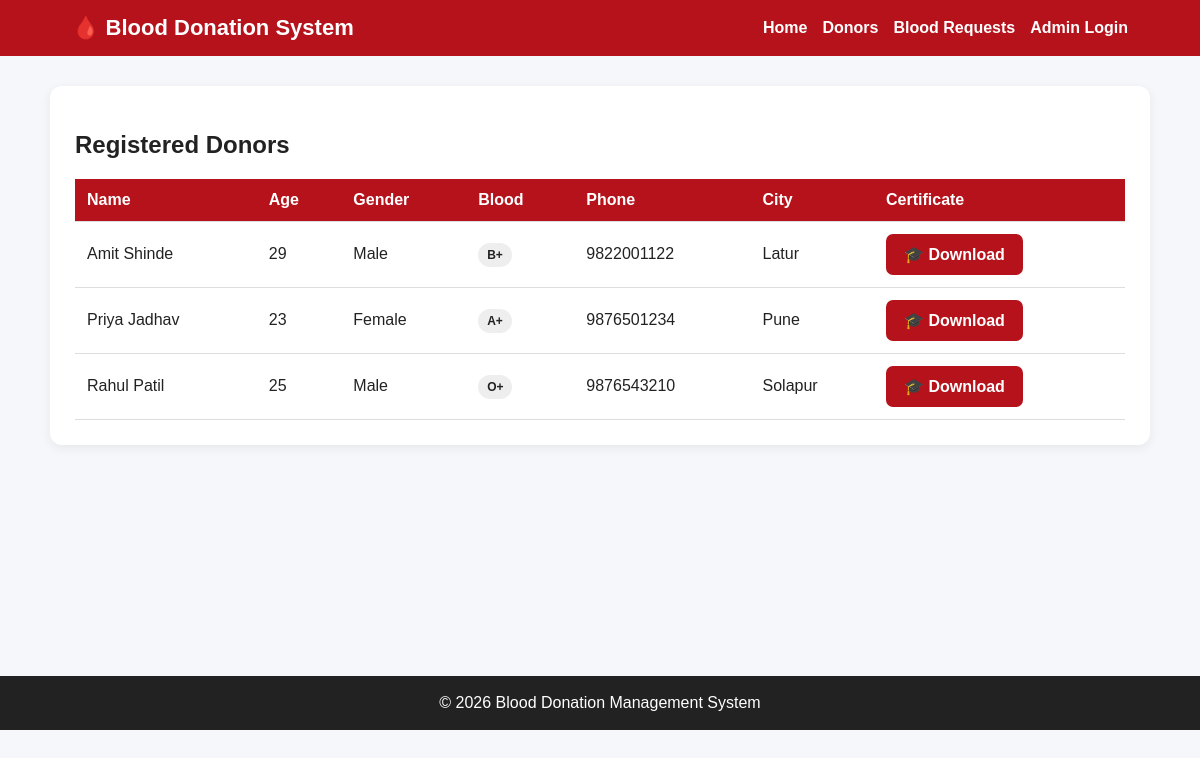
The page /donors.php on the database its author committed.
### tables this page shows
CREATE TABLE IF NOT EXISTS donors (
    id INT AUTO_INCREMENT PRIMARY KEY,
    name VARCHAR(100) NOT NULL,
    age INT NOT NULL,
    gender VARCHAR(20) NOT NULL,
    blood_group VARCHAR(5) NOT NULL,
    phone VARCHAR(20) NOT NULL,
    email VARCHAR(100),
    city VARCHAR(100),
    last_donation_date DATE NULL,
    created_at TIMESTAMP DEFAULT CURRENT_TIMESTAMP
);

### donors.php (the view)
<?php
require "config/db.php";
$q=$conn->query("SELECT * FROM donors ORDER BY id DESC");
include "includes/header.php";
?>
<div class="table-box"><h2>Registered Donors</h2>
<table><tr><th>Name</th><th>Age</th><th>Gender</th><th>Blood</th><th>Phone</th><th>City</th><th>Certificate</th></tr>
<?php while($r=$q->fetch_assoc()): ?>
<tr>
  <td><?php echo htmlspecialchars($r['name']); ?></td>
  <td><?php echo $r['age']; ?></td>
  <td><?php echo $r['gender']; ?></td>
  <td><span class="badge"><?php echo $r['blood_group']; ?></span></td>
  <td><?php echo htmlspecialchars($r['phone']); ?></td>
  <td><?php echo htmlspecialchars($r['city']); ?></td>
  <td>
    <a class="btn" href="certificates/certificate_pdf.php?id=<?= $r['id'] ?>">
       🎓 Download
    </a>
  </td>
</tr>
<?php endwhile; ?>
</table></div>
<?php include "includes/footer.php"; ?>

### includes/header.php (shortened to what this page needs)
<!DOCTYPE html>
<html lang="en">
<head>
<link rel="stylesheet" href="assets/style.css">
</head>
<body>
<nav class="navbar">
    <div class="brand">🩸 Blood Donation System</div>
    <div class="navlinks">
        <a href="index.php">Home</a>
        <a href="donors.php">Donors</a>
        <a href="requests.php">Blood Requests</a>
        <?php if(isset($_SESSION['admin'])): ?>
            <a href="dashboard.php">Dashboard</a>
            <a href="logout.php">Logout</a>
        <?php else: ?>
            <a href="login.php">Admin Login</a>
        <?php endif; ?>
    </div>
</nav>
<div class="container">

### includes/footer.php
</div>
<footer>© <?php echo date("Y"); ?> Blood Donation Management System</footer>
</body>
</html>

### assets/style.css (style rules this page uses)
* { box-sizing:border-box }
body { margin:0;font-family:Arial,Helvetica,sans-serif;background:#f6f7fb;color:#222 }
.navbar { background:#b5121b;color:white;padding:15px 6%;display:flex;justify-content:space-between;align-items:center;gap:20px;flex-wrap:wrap }
.brand { font-size:22px;font-weight:bold }
.navlinks { display:flex;gap:15px;flex-wrap:wrap }
.navlinks a { color:#fff;text-decoration:none;font-weight:bold }
.container { width:92%;max-width:1100px;margin:30px auto;min-height:70vh }
.btn { display:inline-block;padding:11px 18px;border-radius:7px;text-decoration:none;border:0;cursor:pointer;font-weight:bold;background:#b5121b;color:#fff }
.form-box,.table-box { background:#fff;padding:25px;border-radius:12px;box-shadow:0 3px 12px #0001;margin-bottom:25px }
table { width:100%;border-collapse:collapse }
th,td { padding:12px;border-bottom:1px solid #ddd;text-align:left }
th { background:#b5121b;color:#fff }
.badge { padding:5px 9px;border-radius:15px;background:#eee;font-size:12px;font-weight:bold }
footer { text-align:center;background:#222;color:#fff;padding:18px;margin-top:30px }

### rows shown on the page
donors: name "Amit Shinde", age "29", gender "Male", blood_group "B+", phone "9822001122", city "Latur"
donors: name "Priya Jadhav", age "23", gender "Female", blood_group "A+", phone "9876501234", city "Pune"
donors: name "Rahul Patil", age "25", gender "Male", blood_group "O+", phone "9876543210", city "Solapur"
